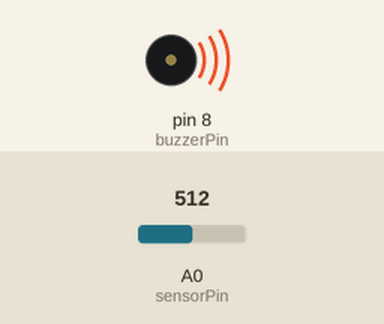
Simulated run of this sketch. Board: Arduino Uno, built with avr-gcc and run on an emulated ATmega328P. Parts: buzzer (waves = sounding, pin HIGH). The test bench sets the inputs (shaded band); at power-on: A0 (sensorPin) = 512.

Above: at 1.25 s.
1.3 s: A0 (sensorPin) set to 111
4.3 s: A0 (sensorPin) set to 95
At 5.1 s:
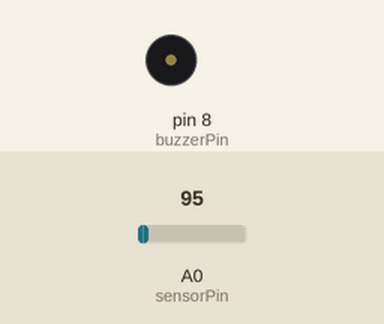
5.8 s: A0 (sensorPin) set to 122
At 6.05 s:
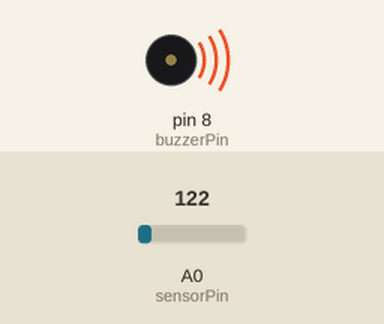
8.8 s: A0 (sensorPin) set to 90
Timing chart, 0 to 11.3 s (numbered marks = the images above; inputs shaded):
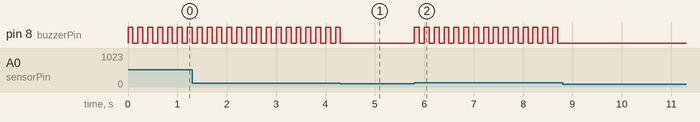

The sketch:

Rain.ino
```cpp
int sensorPin = A0;                // Sensor Pin is on A0
int threshold_value = 100;         // Threshold value for amount of water
int buzzerPin = 8;                 // Buzzer Pin is on 8
int data;                          // The value that reads from the sensor

void setup() {
  pinMode(buzzerPin, OUTPUT);      // Sets the buzzerPin(pin 8) as output
}
void loop() {
  data = analogRead(sensorPin);    // Reads analog data from the sensor
  if(data > threshold_value){      // If the data is more than the threshold value
    digitalWrite(buzzerPin, HIGH); // Sets the buzzerPin's state as HIGH
    delay(100);                    // Delay for 100 micro seconds
    digitalWrite(buzzerPin, LOW);  // Sets the buzzerPin's state as LOW
    delay(100);                    // Delay for 100 micro seconds
  }
  else{                            // If the data is less than the threshold value
    digitalWrite(buzzerPin, LOW);  // Sets the buzzerPin's state as LOW
  }
}
```

Measured:
- the behaviour switches between 101 and 100 on A0 (sensorPin) (found by bisection; images 0 and 1)
- after the input at 4.3 s, pin 8 (buzzerPin): goes on until 4.3 s, then stays LOW
- after the input at 5.8 s, pin 8 (buzzerPin): alternates HIGH for 0.10 s and LOW for 0.10 s, starting at once
- after the input at 8.8 s, pin 8 (buzzerPin): stops changing and stays LOW
- by itself, pin 8 (buzzerPin): alternates HIGH for 0.10 s and LOW for 0.10 s
